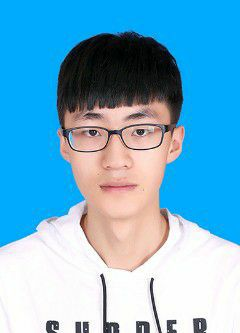
#> input picture tutorial/20190703053.jpg, 240 x 333 px, found by its file name
$ python tutorial_2_numpy.py
#> lines starting #> are read from the running program, lines starting #| are printed output that depends on the picture
import cv2 as cv
import numpy as np


def access_pixels(image):  # 获取图片高宽通道
    print(image.shape)
    height = image.shape[0]
    width = image.shape[1]
    channels = image.shape[2]
    # 也可以直接写成：
    # height, width, channels = image.shape[:]
    print("width: %s, height: %s, channels: %s"%(width, height, channels))

    new_image = image.copy()  # 复制image图片
    for row in range(height):
        for col in range(width):
            for c in range(channels):
                pv = image[row, col, c]
                new_image[row, col, c] = 256 - pv  # 图像反转

    cv.imshow('pixels_demo', new_image)


def create_image():
    """创建三维数组，0维为B，1维为G，2维为R"""
    img = np.zeros([400, 400, 3], np.uint8)
    img[:, :, 0] = np.ones([400, 400]) * 255#0表示选择蓝色
    cv.imshow("new_image", img)


def inverse(image):
    dst = cv.bitwise_not(image)  # 按位取反，白变黑，黑变白，效果和new_image一样
    cv.imshow("inverse_demo",dst)


if __name__ == '__main__':

    src = cv.imread(r"d:\python\20190703053.jpg")  # 读入图片放进src中
#> src is the input picture: shape (333, 240, 3); mean B, G, R 207.9, 175.5, 110.9
    cv.namedWindow("Crystal Liu", cv.WINDOW_AUTOSIZE)  # 创建窗口, 窗口尺寸自动调整
    cv.imshow("Crystal Liu", src)  # 将src图片放入该创建的窗口中
    create_image()
#> in create_image, `cv.imshow("new_image", img)`:
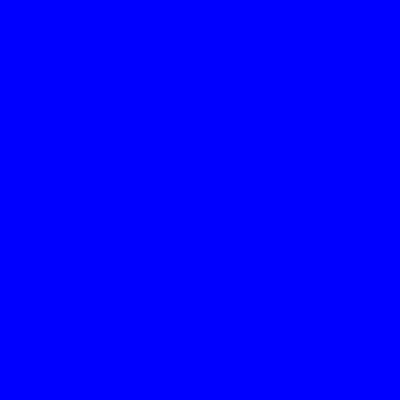
#> window 'new_image': shape (400, 400, 3); mean B, G, R 255, 0, 0

    t1 = cv.getTickCount()  # 获取当前电脑时钟滴答数

    access_pixels(src)
#| (333, 240, 3)
#| width: 240, height: 333, channels: 3
#> after the loop in access_pixels, `for row in range(height):`:
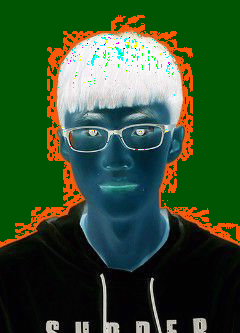
#> new_image: shape (333, 240, 3); mean B, G, R 47.4, 80.4, 50.9
    inverse(src)
#> in inverse, `dst = cv.bitwise_not(image)`:
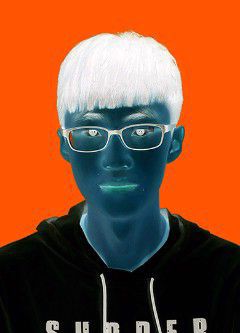
#> dst: shape (333, 240, 3); mean B, G, R 47.1, 79.5, 144.1
    t2 = cv.getTickCount()
    time = (t2 - t1)/cv.getTickFrequency()  # 函数执行前后滴答数之差与滴答频率之比为前后时间差
    print("time: %s ms"%(time * 1000))
    cv.waitKey(0)
